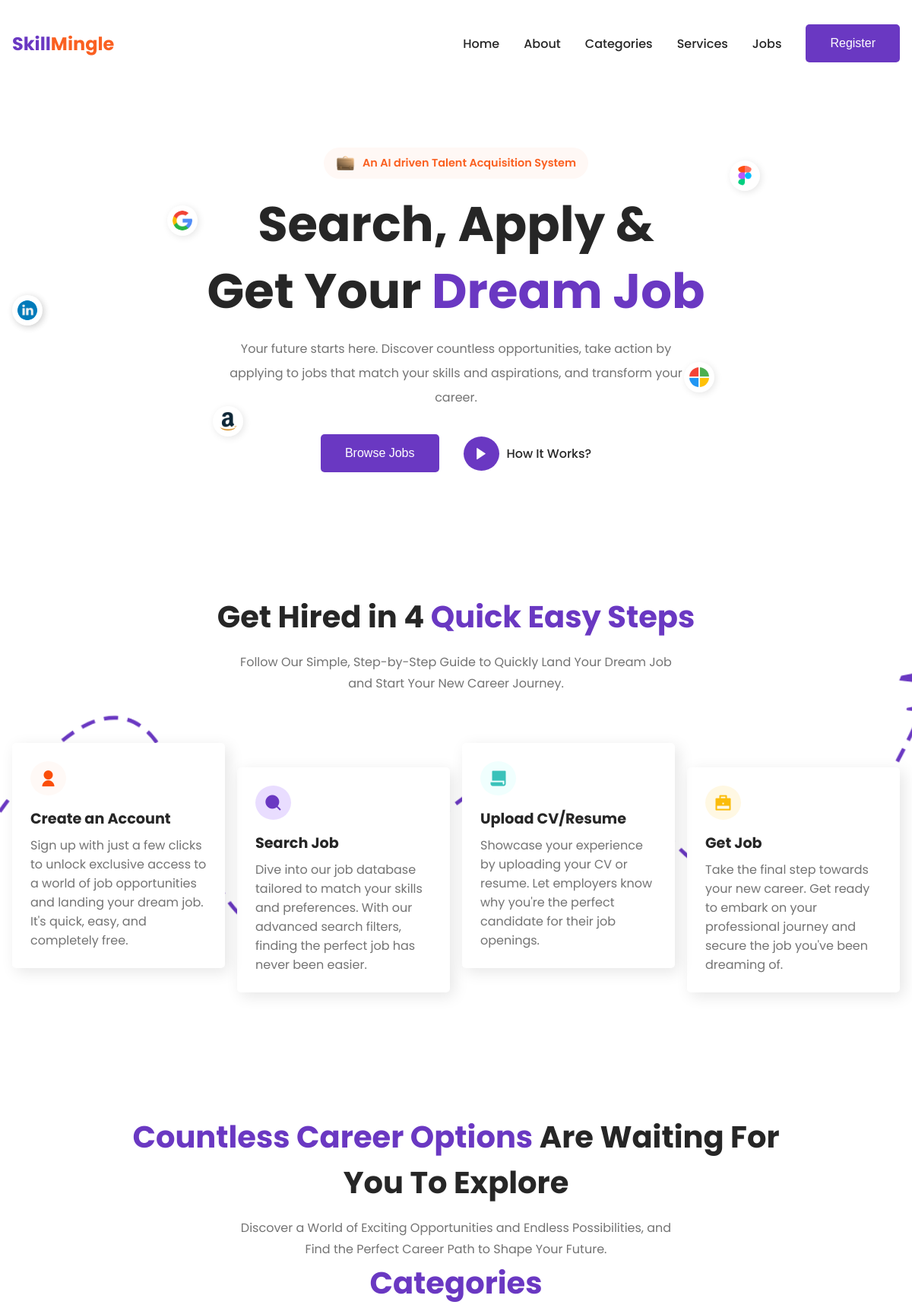
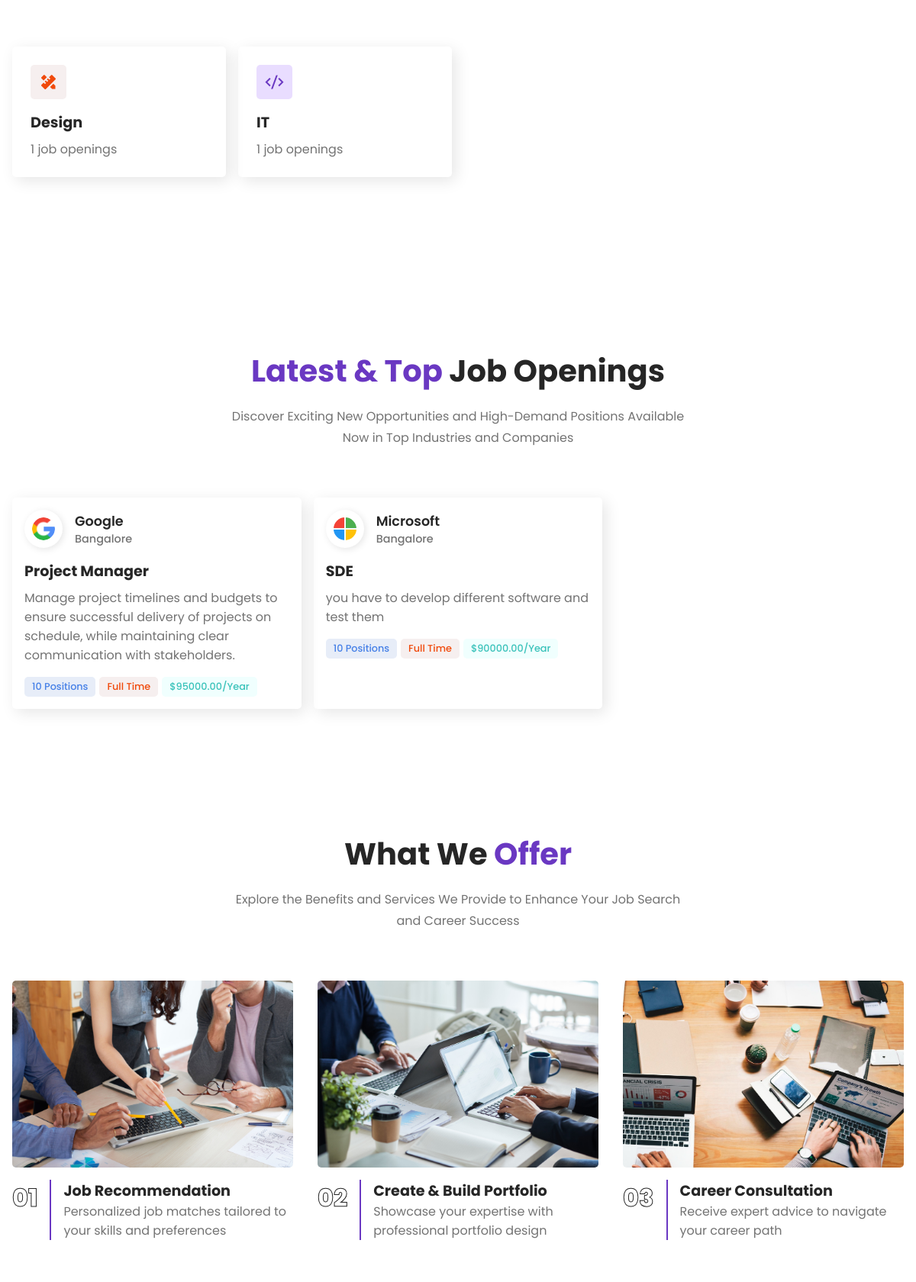
/jobseeker (upper part), run on the app's committed database (2 pictures, top to bottom).
### skill/models.py (models this page shows, shortened)
class Category(models.Model):
    name = models.CharField(max_length=100)
    icon_class = models.CharField(max_length=50, help_text="CSS class for icon, e.g., 'ri-pencil-ruler-2-fill'")
    def job_count(self):
        return self.jobs.count()

class Job(models.Model):
    company_logo = models.ImageField(upload_to='company_logos/', default='company_logos/default.png')
    company_name = models.CharField(max_length=100, default='Default Company Name')  # Default value for company_name
    location = models.CharField(max_length=100, default='Unknown Location')  # Default value for location
    title = models.CharField(max_length=100, default='Job Title')  # Default value for title
    description = models.TextField(default='Job Description not provided.')  # Default value for description
    positions = models.IntegerField(default=1)  # Default value for positions
    employment_type = models.CharField(max_length=50, default='Full Time')  # Default value for employment_type
    salary = models.DecimalField(max_digits=10, decimal_places=2, default=0.00)  # Default value for salary
    category = models.ForeignKey(Category, related_name='jobs', on_delete=models.CASCADE)

### skill/views.py (the view)
# urls.py: path('', views.index, name='index'),path('jobseeker', views.jobseeker, name='jobseeker'),path('company', views.company, name='company'),
def jobseeker(request):
    jobs = Job.objects.all()  # Fetch all job entries from the Job model
    categories = Category.objects.all()  # Fetch all category entries from the Category model
    return render(request, 'job_seeker.html', {'jobs': jobs, 'categories': categories})

### skill/templates/job_seeker.html (shortened to what this page needs)
<!DOCTYPE html>
<html lang="en">
  <head>
    <link
      href="https://cdn.jsdelivr.net/npm/remixicon@4.2.0/fonts/remixicon.css"
      rel="stylesheet"
    />
    <link
      rel="stylesheet"
      href="https://cdn.jsdelivr.net/npm/swiper@11/swiper-bundle.min.css"
    />
    {% load static%}
    <link rel="stylesheet" href="{% static 'styles.css' %}">
  </head>
  <body>
    <nav>
      <div class="nav__header">
        <div class="nav__logo">
          <a href="#" class="logo">Skill<span>Mingle</span></a>
        </div>
      </div>
      <ul class="nav__links" id="nav-links">
        <li><a href="#home">Home</a></li>
        <li><a href="#about">About</a></li>
        <li><a href="#categories">Categories</a></li>
        <li><a href="#service">Services</a></li>
        <li><a href="#job">Jobs</a></li>
        <li><button class="btn">Register</button></li>
      </ul>
    </nav>
    <header class="section__container header__container" id="home">
      {%load static%}
      <img  src="{%static '/assets/google.png'%}" alt="header" />
      <img  src="{%static '/assets/amazon.png'%}" alt="header" />
      <img  src="{%static '/assets/figma.png'%}" alt="header" />
      <img  src="{%static '/assets/linkedin.png'%}" alt="header" />
      <img  src="{%static '/assets/microsoft.png'%}" alt="header" />
      <h2>
        <img  src="{%static '/assets/bag.png'%}" alt="header" />
        An AI driven Talent Acquisition System
      </h2>
      <h1>Search, Apply &<br />Get Your <span>Dream Job</span></h1>
      <p>
        Your future starts here. Discover countless opportunities, take action
        by applying to jobs that match your skills and aspirations, and
        transform your career.
      </p>
      <div class="header__btns">
        <a href="#job">
          <button class="btn">Browse Jobs</button>
      </a>
        <a href="#">
          <span><i class="ri-play-fill"></i></span>
          How It Works?
        </a>
      </div>
    </header>
    <section class="steps" id="about">
      <div class="section__container steps__container">
        <h2 class="section__header">
          Get Hired in 4 <span>Quick Easy Steps</span>
        </h2>
        <p class="section__description">
          Follow Our Simple, Step-by-Step Guide to Quickly Land Your Dream Job
          and Start Your New Career Journey.
        </p>
        <div class="steps__grid">
          <div class="steps__card">
            <span><i class="ri-user-fill"></i></span>
            <h4>Create an Account</h4>
            <p>
              Sign up with just a few clicks to unlock exclusive access to a
              world of job opportunities and landing your dream job. It's quick,
              easy, and completely free.
            </p>
          </div>
          <div class="steps__card">
            <span><i class="ri-search-fill"></i></span>
            <h4>Search Job</h4>
            <p>
              Dive into our job database tailored to match your skills and
              preferences. With our advanced search filters, finding the perfect
              job has never been easier.
            </p>
          </div>
          <div class="steps__card">
            <span><i class="ri-file-paper-fill"></i></span>
            <h4>Upload CV/Resume</h4>
            <p>
              Showcase your experience by uploading your CV or resume. Let
              employers know why you're the perfect candidate for their job
              openings.
            </p>
          </div>
          <div class="steps__card">
            <span><i class="ri-briefcase-fill"></i></span>
            <h4>Get Job</h4>
            <p>
              Take the final step towards your new career. Get ready to embark
              on your professional journey and secure the job you've been
              dreaming of.
            </p>
          </div>
        </div>
      </div>
    </section>
    <section class="section__container explore__container" id="categories">
      <h2 class="section__header">
        <span>Countless Career Options</span> Are Waiting For You To Explore
      </h2>
      <p class="section__description">
        Discover a World of Exciting Opportunities and Endless Possibilities,
        and Find the Perfect Career Path to Shape Your Future.
      </p>
      <h2 class="section__header">
        <span>Categories</span>
      </h2>
      <div class="explore__grid">
        {% for category in categories %}
            <div class="explore__card" data-sr-id="{{ forloop.counter }}" style="visibility: visible; opacity: 1; transition: 0.3s, opacity 1s cubic-bezier(0.5, 0, 0, 1); {% if forloop.counter > 8 %}display: none;{% endif %}">
                <span><i class="{{ category.icon_class }}"></i></span>
                <h4>{{ category.name }}</h4>
                <p>{{ category.job_count  }} job openings</p>
            </div>
        {% empty %}
            <li>No categories available.</li>
        {% endfor %}
    </div>
    </section>
    <section class="section__container job__container" id="job">
      <h2 class="section__header"><span>Latest & Top</span> Job Openings</h2>
      <p class="section__description">
        Discover Exciting New Opportunities and High-Demand Positions Available
        Now in Top Industries and Companies
      </p>
      <div class="job__grid">
        {% for job in jobs %}
        <div class="job__card">
          <div class="job__card__header">
            <img src="{{ job.company_logo.url }}" alt="{{ job.company_name }}" />
            <div>
              <h5>{{ job.company_name }}</h5>
              <h6>{{ job.location }}</h6>
            </div>
          </div>
          <h4>{{ job.title }}</h4>
          <p>{{ job.description }}</p>
          <div class="job__card__footer">
            <span>{{ job.positions }} Positions</span>
            <span>{{ job.employment_type }}</span>
            <span>${{ job.salary }}/Year</span>
          </div>
        </div>
        {% endfor %}
        </div>
    </section>
    <section class="section__container offer__container" id="service">
      <h2 class="section__header">What We <span>Offer</span></h2>
      <p class="section__description">
        Explore the Benefits and Services We Provide to Enhance Your Job Search
        and Career Success
      </p>
      <div class="offer__grid">
        <div class="offer__card">
          {%load static%}
          <img  src="{% static '/assets/offer-1.jpg'%}" alt="offer" />
          <div class="offer__details">
            <span>01</span>
            <div>
              <h4>Job Recommendation</h4>
              <p>
                Personalized job matches tailored to your skills and preferences
              </p>
            </div>
          </div>
        </div>
        <div class="offer__card">
          {%load static%}
          <img  src="{% static '/assets/offer-2.jpg'%}" alt="offer" />
          <div class="offer__details">
            <span>02</span>
            <div>
              <h4>Create & Build Portfolio</h4>
              <p>Showcase your expertise with professional portfolio design</p>
            </div>
          </div>
        </div>
        <div class="offer__card">
          {%load static%}
          <img  src="{% static '/assets/offer-3.jpg'%}" alt="offer" />
          <div class="offer__details">
            <span>03</span>
            <div>
              <h4>Career Consultation</h4>
              <p>Receive expert advice to navigate your career path</p>
            </div>
          </div>
        </div>
      </div>
    </section>
    {%load static %}
  </body>
</html>

### skill/templates/job_seeker.html (style rules this page uses)
.explore__card:nth-child(1) span, .category-style-1 { color: #f04a0c; background-color: #f6efef; }
.explore__card:nth-child(2) span, .category-style-2 { color: #6a38c2; background-color: #e9ddff; }

### data on the page
Category: name "Design", job_count "1"
Category: name "IT", job_count "1"
Job: company_logo (picture), company_name "Google", location "Bangalore", title "Project Manager", description "Manage project timelines and budgets to ensure successful delivery of projects on schedule, while maintaining clear communication with stakeholders.", positions "10", employment_type "Full Time", salary "95000.00"
Job: company_logo (picture), company_name "Microsoft", location "Bangalore", title "SDE", description "you have to develop different software and test them", positions "10", employment_type "Full Time", salary "90000.00"
